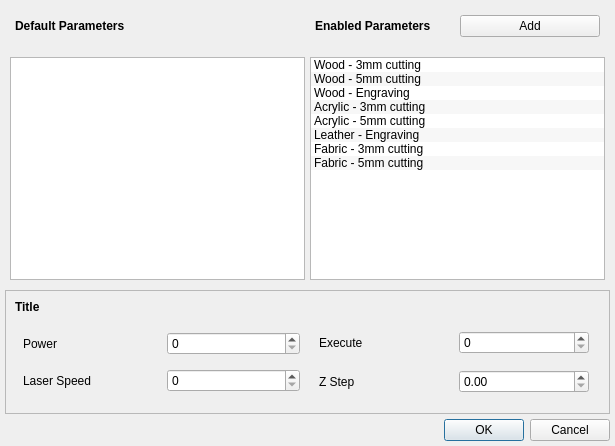
<?xml version="1.0" encoding="UTF-8"?>
<ui version="4.0">
 <class>PresetManager</class>
 <widget class="QDialog" name="PresetManager">
  <property name="geometry">
   <rect>
    <x>0</x>
    <y>0</y>
    <width>615</width>
    <height>446</height>
   </rect>
  </property>
  <property name="windowTitle">
   <string>Dialog</string>
  </property>
  <layout class="QVBoxLayout" name="verticalLayout">
   <property name="spacing">
    <number>5</number>
   </property>
   <property name="leftMargin">
    <number>5</number>
   </property>
   <property name="topMargin">
    <number>5</number>
   </property>
   <property name="rightMargin">
    <number>5</number>
   </property>
   <property name="bottomMargin">
    <number>5</number>
   </property>
   <item>
    <layout class="QHBoxLayout" name="horizontalLayout_9">
     <property name="spacing">
      <number>5</number>
     </property>
     <property name="leftMargin">
      <number>5</number>
     </property>
     <property name="topMargin">
      <number>5</number>
     </property>
     <property name="rightMargin">
      <number>5</number>
     </property>
     <property name="bottomMargin">
      <number>5</number>
     </property>
     <item>
      <layout class="QHBoxLayout" name="horizontalLayout_8">
       <property name="leftMargin">
        <number>5</number>
       </property>
       <property name="topMargin">
        <number>5</number>
       </property>
       <property name="rightMargin">
        <number>5</number>
       </property>
       <property name="bottomMargin">
        <number>5</number>
       </property>
       <item>
        <widget class="QLabel" name="label">
         <property name="font">
          <font>
           <weight>75</weight>
           <bold>true</bold>
          </font>
         </property>
         <property name="styleSheet">
          <string notr="true"/>
         </property>
         <property name="text">
          <string>Default Parameters</string>
         </property>
        </widget>
       </item>
      </layout>
     </item>
     <item>
      <layout class="QHBoxLayout" name="horizontalLayout_7">
       <property name="leftMargin">
        <number>5</number>
       </property>
       <property name="topMargin">
        <number>5</number>
       </property>
       <property name="rightMargin">
        <number>5</number>
       </property>
       <property name="bottomMargin">
        <number>5</number>
       </property>
       <item>
        <widget class="QLabel" name="label_2">
         <property name="font">
          <font>
           <weight>75</weight>
           <bold>true</bold>
          </font>
         </property>
         <property name="text">
          <string>Enabled Parameters</string>
         </property>
        </widget>
       </item>
       <item>
        <widget class="QPushButton" name="addLayerBtn">
         <property name="text">
          <string>Add</string>
         </property>
        </widget>
       </item>
      </layout>
     </item>
    </layout>
   </item>
   <item>
    <layout class="QHBoxLayout" name="horizontalLayout">
     <property name="spacing">
      <number>5</number>
     </property>
     <property name="leftMargin">
      <number>5</number>
     </property>
     <property name="topMargin">
      <number>5</number>
     </property>
     <property name="rightMargin">
      <number>5</number>
     </property>
     <property name="bottomMargin">
      <number>5</number>
     </property>
     <item>
      <widget class="QListWidget" name="defaultList">
       <property name="dragEnabled">
        <bool>true</bool>
       </property>
       <property name="dragDropOverwriteMode">
        <bool>false</bool>
       </property>
       <property name="dragDropMode">
        <enum>QAbstractItemView::DragDrop</enum>
       </property>
       <property name="defaultDropAction">
        <enum>Qt::MoveAction</enum>
       </property>
       <property name="alternatingRowColors">
        <bool>true</bool>
       </property>
       <property name="selectionMode">
        <enum>QAbstractItemView::SingleSelection</enum>
       </property>
      </widget>
     </item>
     <item>
      <widget class="QListWidget" name="enabledList">
       <property name="dragEnabled">
        <bool>true</bool>
       </property>
       <property name="dragDropOverwriteMode">
        <bool>false</bool>
       </property>
       <property name="dragDropMode">
        <enum>QAbstractItemView::DragDrop</enum>
       </property>
       <property name="defaultDropAction">
        <enum>Qt::MoveAction</enum>
       </property>
       <property name="alternatingRowColors">
        <bool>true</bool>
       </property>
       <property name="selectionMode">
        <enum>QAbstractItemView::SingleSelection</enum>
       </property>
       <property name="layoutMode">
        <enum>QListView::SinglePass</enum>
       </property>
       <property name="uniformItemSizes">
        <bool>false</bool>
       </property>
       <item>
        <property name="text">
         <string>Wood - 3mm cutting</string>
        </property>
        <property name="flags">
         <set>ItemIsSelectable|ItemIsEditable|ItemIsDragEnabled|ItemIsUserCheckable|ItemIsEnabled</set>
        </property>
       </item>
       <item>
        <property name="text">
         <string>Wood - 5mm cutting</string>
        </property>
        <property name="flags">
         <set>ItemIsSelectable|ItemIsEditable|ItemIsDragEnabled|ItemIsUserCheckable|ItemIsEnabled</set>
        </property>
       </item>
       <item>
        <property name="text">
         <string>Wood - Engraving</string>
        </property>
        <property name="flags">
         <set>ItemIsSelectable|ItemIsEditable|ItemIsDragEnabled|ItemIsUserCheckable|ItemIsEnabled</set>
        </property>
       </item>
       <item>
        <property name="text">
         <string>Acrylic - 3mm cutting</string>
        </property>
        <property name="flags">
         <set>ItemIsSelectable|ItemIsEditable|ItemIsDragEnabled|ItemIsUserCheckable|ItemIsEnabled</set>
        </property>
       </item>
       <item>
        <property name="text">
         <string>Acrylic - 5mm cutting</string>
        </property>
        <property name="flags">
         <set>ItemIsSelectable|ItemIsEditable|ItemIsDragEnabled|ItemIsUserCheckable|ItemIsEnabled</set>
        </property>
       </item>
       <item>
        <property name="text">
         <string>Leather - Engraving</string>
        </property>
        <property name="flags">
         <set>ItemIsSelectable|ItemIsEditable|ItemIsDragEnabled|ItemIsUserCheckable|ItemIsEnabled</set>
        </property>
       </item>
       <item>
        <property name="text">
         <string>Fabric - 3mm cutting</string>
        </property>
       </item>
       <item>
        <property name="text">
         <string>Fabric - 5mm cutting</string>
        </property>
       </item>
      </widget>
     </item>
    </layout>
   </item>
   <item>
    <widget class="QFrame" name="editor">
     <property name="frameShape">
      <enum>QFrame::StyledPanel</enum>
     </property>
     <property name="frameShadow">
      <enum>QFrame::Raised</enum>
     </property>
     <layout class="QVBoxLayout" name="verticalLayout_5">
      <item>
       <widget class="QLabel" name="paramTitle">
        <property name="font">
         <font>
          <weight>75</weight>
          <bold>true</bold>
         </font>
        </property>
        <property name="text">
         <string>Title</string>
        </property>
       </widget>
      </item>
      <item>
       <layout class="QHBoxLayout" name="horizontalLayout_4">
        <property name="spacing">
         <number>10</number>
        </property>
        <property name="leftMargin">
         <number>5</number>
        </property>
        <property name="topMargin">
         <number>5</number>
        </property>
        <property name="rightMargin">
         <number>5</number>
        </property>
        <property name="bottomMargin">
         <number>5</number>
        </property>
        <item>
         <layout class="QVBoxLayout" name="verticalLayout_7">
          <property name="leftMargin">
           <number>3</number>
          </property>
          <property name="topMargin">
           <number>3</number>
          </property>
          <property name="rightMargin">
           <number>3</number>
          </property>
          <property name="bottomMargin">
           <number>3</number>
          </property>
          <item>
           <layout class="QHBoxLayout" name="horizontalLayout_2">
            <item>
             <widget class="QLabel" name="label_4">
              <property name="text">
               <string>Power</string>
              </property>
             </widget>
            </item>
            <item>
             <widget class="QSpinBox" name="power"/>
            </item>
           </layout>
          </item>
          <item>
           <layout class="QHBoxLayout" name="horizontalLayout_3">
            <item>
             <widget class="QLabel" name="label_5">
              <property name="text">
               <string>Laser Speed</string>
              </property>
             </widget>
            </item>
            <item>
             <widget class="QSpinBox" name="speed"/>
            </item>
           </layout>
          </item>
         </layout>
        </item>
        <item>
         <layout class="QVBoxLayout" name="verticalLayout_6">
          <property name="leftMargin">
           <number>3</number>
          </property>
          <property name="topMargin">
           <number>3</number>
          </property>
          <property name="rightMargin">
           <number>3</number>
          </property>
          <property name="bottomMargin">
           <number>3</number>
          </property>
          <item>
           <layout class="QHBoxLayout" name="horizontalLayout_5">
            <property name="leftMargin">
             <number>3</number>
            </property>
            <property name="topMargin">
             <number>3</number>
            </property>
            <property name="rightMargin">
             <number>3</number>
            </property>
            <property name="bottomMargin">
             <number>3</number>
            </property>
            <item>
             <widget class="QLabel" name="label_6">
              <property name="text">
               <string>Execute</string>
              </property>
             </widget>
            </item>
            <item>
             <widget class="QSpinBox" name="repeat"/>
            </item>
           </layout>
          </item>
          <item>
           <layout class="QHBoxLayout" name="horizontalLayout_6">
            <property name="leftMargin">
             <number>3</number>
            </property>
            <property name="topMargin">
             <number>3</number>
            </property>
            <property name="rightMargin">
             <number>3</number>
            </property>
            <property name="bottomMargin">
             <number>3</number>
            </property>
            <item>
             <widget class="QLabel" name="label_7">
              <property name="text">
               <string>Z Step</string>
              </property>
             </widget>
            </item>
            <item>
             <widget class="QDoubleSpinBox" name="stepHeight"/>
            </item>
           </layout>
          </item>
         </layout>
        </item>
       </layout>
      </item>
     </layout>
    </widget>
   </item>
   <item>
    <widget class="QDialogButtonBox" name="buttonBox">
     <property name="orientation">
      <enum>Qt::Horizontal</enum>
     </property>
     <property name="standardButtons">
      <set>QDialogButtonBox::Cancel|QDialogButtonBox::Ok</set>
     </property>
    </widget>
   </item>
  </layout>
 </widget>
 <resources/>
 <connections>
  <connection>
   <sender>buttonBox</sender>
   <signal>accepted()</signal>
   <receiver>PresetManager</receiver>
   <slot>accept()</slot>
   <hints>
    <hint type="sourcelabel">
     <x>248</x>
     <y>254</y>
    </hint>
    <hint type="destinationlabel">
     <x>157</x>
     <y>274</y>
    </hint>
   </hints>
  </connection>
  <connection>
   <sender>buttonBox</sender>
   <signal>rejected()</signal>
   <receiver>PresetManager</receiver>
   <slot>reject()</slot>
   <hints>
    <hint type="sourcelabel">
     <x>316</x>
     <y>260</y>
    </hint>
    <hint type="destinationlabel">
     <x>286</x>
     <y>274</y>
    </hint>
   </hints>
  </connection>
 </connections>
</ui>
